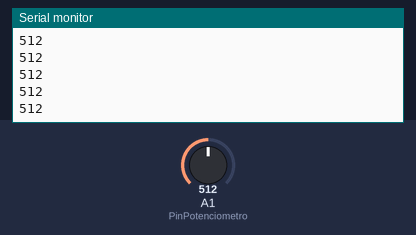
A sketch run on a simulated Arduino Uno, built with avr-gcc and run on an emulated ATmega328P. On the bench: the last lines printed to the serial monitor. The inputs (shaded band) are chosen by the test bench; at power-on: A1 (PinPotenciometro) = 512.

Above: at 1.2 s.
1.3 s: A1 (PinPotenciometro) set to 716
At 1.8 s:
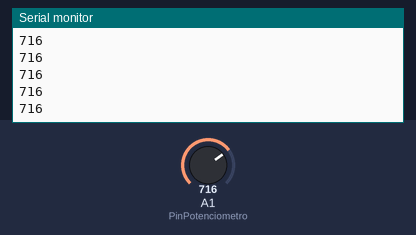
2.8 s: A1 (PinPotenciometro) set to 900
At 3.8 s:
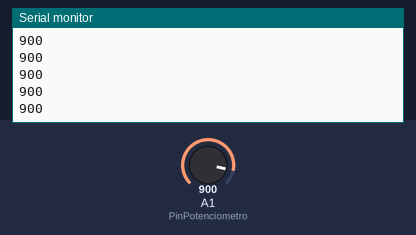
Timing chart, 0 to 5.8 s (numbered marks = the images above; inputs shaded):
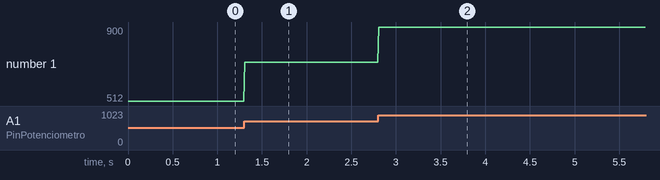

Measured:
- after the input at 1.3 s, the serial monitor: prints a new line at once (image 1)
- after the input at 2.8 s, the serial monitor: prints a new line at once (image 2)
- plotted number 1: 512 → 716 after the input at 1.3 s, 716 → 900 after the input at 2.8 s

The sketch:

Potenciometro.ino
```cpp
int PinPotenciometro = A1;
int valor;

void setup() {
  Serial.begin(115200);
}

void loop() {
   valor = analogRead(PinPotenciometro);
   Serial.println(valor);
   delay(10);
}
```
